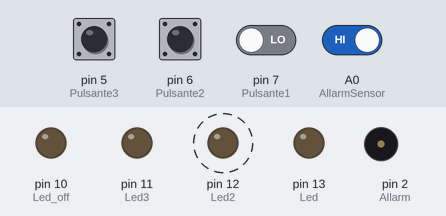
Recording of a sketch running on a simulated Arduino Uno, built with avr-gcc and run on an emulated ATmega328P. Shown: output pins drawn as LEDs (lit = HIGH), buzzer (waves = sounding). Dashed ring = blinking. The test bench sets the inputs (shaded band); at power-on: A0 (AllarmSensor) HIGH, pin 5 (Pulsante3), pin 6 (Pulsante2), pin 7 (Pulsante1) LOW.

Above: at 1.6 s.
1.7 s: pin 5 (Pulsante3) pulled HIGH for 0.5 s
At 3.6 s:
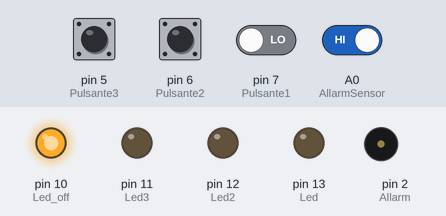
5.2 s: pin 6 (Pulsante2) pulled HIGH for 0.5 s
At 8.1 s:
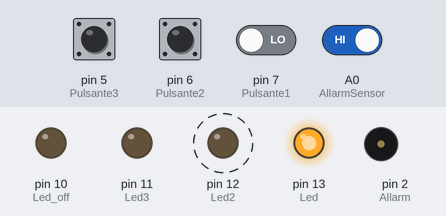
8.2 s: A0 (AllarmSensor) driven LOW
At 11.0 s:
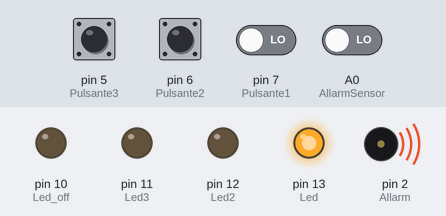
11.2 s: pin 5 (Pulsante3) driven HIGH and pin 7 (Pulsante1) driven HIGH
At 13.5 s:
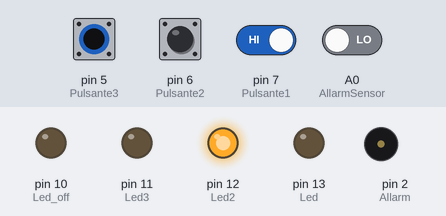
14.2 s: pin 5 (Pulsante3) driven LOW
At 16.9 s:
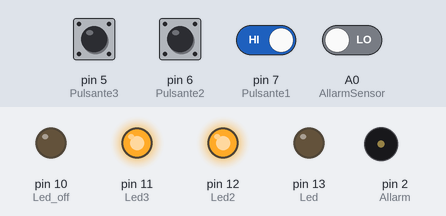
17.2 s: pin 5 (Pulsante3) driven HIGH
At 19.9 s:
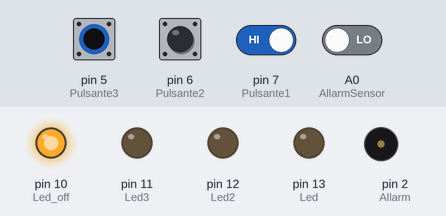
Timing chart, 0 to 21.2 s (numbered marks = the images above; inputs shaded):
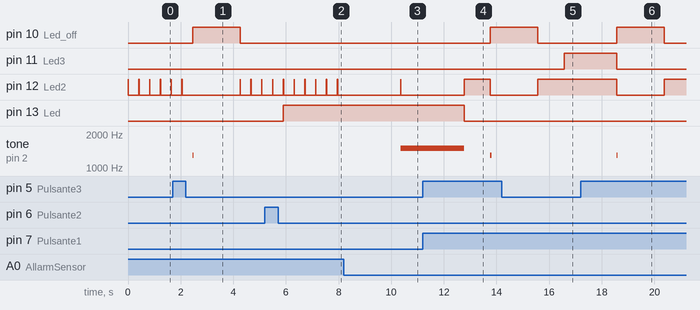

Measured:
- after the input at 1.7 s, pin 10 (Led_off): LOW → HIGH after 0.76 s, → LOW 1.8 s later; tone on pin 2 (Allarm): silent → 1300 Hz after 0.76 s, → silent 0.04 s later
- after the input at 5.2 s, pin 13 (Led): LOW → HIGH after 0.70 s
- after the input at 8.2 s, tone on pin 2 (Allarm): silent → 1500 Hz after 2.2 s
- after the input at 11.2 s, pin 10 (Led_off): LOW → HIGH after 2.6 s; pin 13 (Led): HIGH → LOW after 1.6 s; tone on pin 2 (Allarm): 1500 Hz → silent after 1.6 s, → 1300 Hz 1.0 s later, → silent 0.04 s later
- after the input at 14.2 s, pin 10 (Led_off): goes on until 15.6 s, then stays LOW; pin 11 (Led3): LOW → HIGH after 2.4 s; pin 12 (Led2): goes on until 15.6 s, then stays HIGH; tone on pin 2 (Allarm): stays silent (without the input it goes to 1300 Hz after 2.4 s)
- after the input at 17.2 s, pin 10 (Led_off): LOW → HIGH after 1.4 s, → LOW 1.8 s later; pin 11 (Led3): HIGH → LOW after 1.4 s; pin 12 (Led2): HIGH → LOW after 1.4 s, → HIGH 1.8 s later; tone on pin 2 (Allarm): silent → 1300 Hz after 1.4 s, → silent 0.04 s later

The sketch:

allarme.ino
```cpp
int  Led = 13 ;
int Led2 = 12;
int Led3 = 11;
int Led_off = 10;
int Allarm = 2;
int Pulsante1 = 7;
int Pulsante2 = 6;
int Pulsante3 = 5;
int AllarmSensor = A0;
int Valore1 = 0;
int Valore2 = 0;
int Valore3 = 0;
int ValoreAllarme;
int VariabileControllo;

void setup()
{
  pinMode(Led, OUTPUT);
  pinMode(Led2, OUTPUT);
  pinMode(Led3, OUTPUT);
  pinMode(Led_off, OUTPUT);
  pinMode(Pulsante1, INPUT);
  pinMode(Pulsante2, INPUT);
  pinMode(Pulsante3, INPUT);
  pinMode(AllarmSensor, INPUT);
}

void loop(){
  Valore1 = digitalRead(Pulsante1);
  Valore2 = digitalRead(Pulsante2);
  Valore3 = digitalRead(Pulsante3);

//pulsante1
  if (Valore1 == HIGH)
{
    VariabileControllo = LOW;
    tone(Allarm, 1500, 1);
    digitalWrite(Led_off, LOW);
    digitalWrite(Led, LOW);
    digitalWrite(Led2, HIGH);
    delay(1000);
    digitalWrite(Led2, LOW);
    digitalWrite(Led3, HIGH);
    digitalWrite(Allarm, LOW);
  }
 else
{
    digitalWrite(Led2, HIGH);
    delay(10);
    digitalWrite(Led2, LOW);
    delay(400);

  }

//pulsante2
if (Valore2 == HIGH)
{
    VariabileControllo = HIGH;
    digitalWrite(Led, HIGH);
    digitalWrite(Led3, LOW);
    digitalWrite(Led_off, LOW);
  }

//pulsante3
  if (Valore3 == HIGH)
{
    digitalWrite(Led, LOW);
    digitalWrite(Led2, LOW);
    digitalWrite(Led3, LOW);
    digitalWrite(Allarm, LOW);
    digitalWrite(Led_off, HIGH);
    tone(Allarm, 1300, 40);
    delay(1800);
    digitalWrite(Led_off, LOW);
  }

 // allarme
    ValoreAllarme = digitalRead(AllarmSensor);
   if (VariabileControllo == HIGH) {
      if  (ValoreAllarme == LOW){
        delay(2000);
        tone(Allarm, 1500, 20000);
    }
  }
}
```
